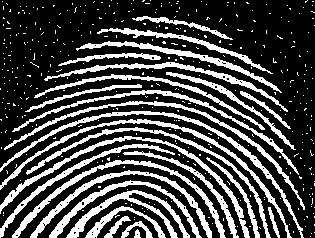
#> input picture PIMG_ATV3/digital.png, 315 x 238 px
$ python erosao.py
#> lines starting #> are read from the running program, lines starting #| are printed output that depends on the picture; after the words box and inside, x2 and y2 are one past the last pixel; in counts of white or black regions, pixels touching at a corner belong together
#> further down, image is the input picture: PIL image 315x238 L; 28.5% white; 414 white regions (387 under 20 px), largest, box (x1, y1, x2, y2) and area: (0, 111, 304, 238) 1388, (0, 136, 250, 238) 1372, (0, 119, 292, 238) 1337
import numpy as np
import matplotlib.pyplot as plt
from PIL import Image

def erosao(image, elemEstruturante):

    # executando a erosão binária de uma imagem c/ o elemento estruturante

    m, n = elemEstruturante.shape

    # definindo a origem do elemento estruturante (assumindo como centro)
    origin_m, origin_n = m // 2, n // 2

    # preenchendo as bordas com zero para tratar os limites da imagem
    pad_top = origin_m
    pad_bottom = m - origin_m - 1
    pad_left = origin_n
    pad_right = n - origin_n - 1
    padded = np.pad(image, ((pad_top, pad_bottom), (pad_left, pad_right)), mode='constant', constant_values=0)
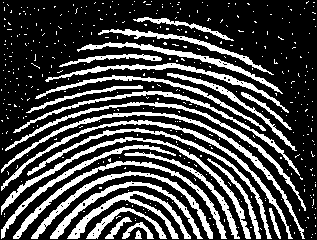
#> padded: shape (240, 317); values 0 (black) and 1 (white), 28.1% white; 414 white regions (387 under 20 px), largest, box (x1, y1, x2, y2) and area: (1, 112, 305, 239) 1388, (1, 137, 251, 239) 1372, (1, 120, 293, 239) 1337

    # Cria a imagem de saída com mesmo tamanho da imagem original
    img_erodida = np.zeros_like(image)

    # Varre cada pixel da imagem original
    for i in range(image.shape[0]):
        for j in range(image.shape[1]):
            # Extrai a região vizinha de tamanho igual ao do elemEstruturante
            regiao = padded[i:i + m, j:j + n]
            # verifica se, para os pixels onde o elemento estruturante é 1,
            # a região também contém 1 em todos esses pontos.
            if np.all(regiao[elemEstruturante == 1]):
                img_erodida[i, j] = 1
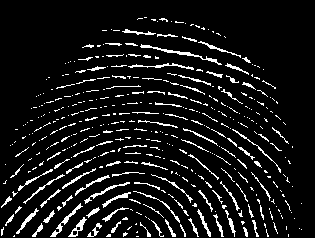
#> img_erodida: shape (238, 315); values 0 (black) and 1 (white), 8.8% white in thin lines or dots, all inside (x1, y1, x2, y2) = (1, 17, 302, 237)
    return img_erodida

image = Image.open('digital.png').convert('L')
img_array = np.array(image)
img_binaria = (img_array > 128).astype(np.uint8)

elemEstruturante = np.array([[1, 1, 1],
                  [1, 1, 1],
                  [1, 1, 1]], dtype=np.uint8)

img_erodida = erosao(img_binaria, elemEstruturante)

plt.figure(figsize=(8, 4))

plt.subplot(1, 2, 1)
plt.imshow(img_binaria, cmap='gray')
plt.title("Imagem Original")
plt.axis('off')

plt.subplot(1, 2, 2)
plt.imshow(img_erodida, cmap='gray')
plt.title("Imagem Erodida")
plt.axis('off')

plt.tight_layout()
plt.show()
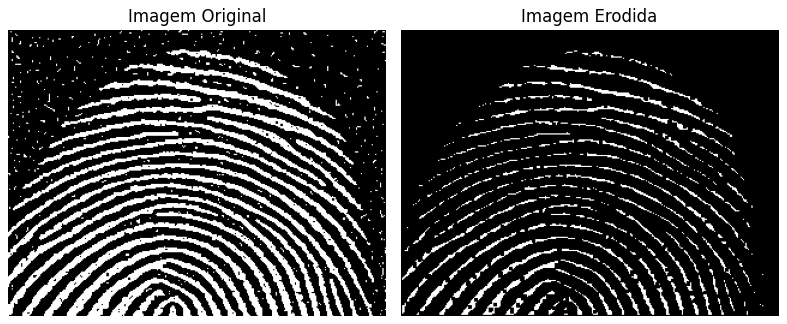
#> figure drawn by matplotlib, 2 panels
